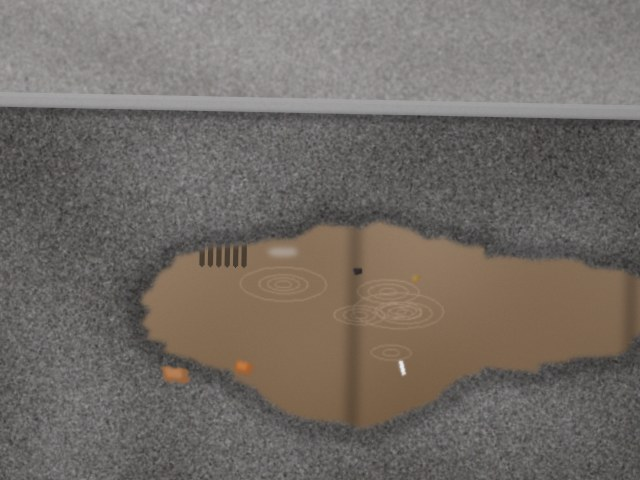
#> input picture backend/sample_data/images/drainage/drainage_01.jpg, 640 x 480 px
$ python -i heuristics.py   (imports and definitions only)
#> lines starting #> are read from the running program, lines starting #| are printed output that depends on the picture; after the words box and inside, x2 and y2 are one past the last pixel; in counts of white or black regions, pixels touching at a corner belong together
#> further down, picture is the input picture: shape (480, 640, 3); mean B, G, R 101.6, 107.8, 114.1
"""Hand-crafted OpenCV features used by the demo vision model (no training, fully deterministic).

Each civic-issue class has one feature function that looks for that issue's typical *visual pattern* and
returns a :class:`FeatureResult` with

* ``score`` (0-1)   - how strongly the pattern is present,
* ``regions``       - pixel boxes of the contours / line networks that produced the score
                      (they become the bounding boxes shown in the UI),
* ``cues``          - the intermediate measurements (useful for the viva and for debugging),
* ``evidence``      - one human sentence describing what was found.

**How cues are combined.** Every measurement is mapped to a 0-1 "truth value" with a linear :func:`ramp`
(e.g. "the rim is brighter than the floor": 0 below a 0.06 brightness difference, 1 above 0.20).
*Essential* cues are multiplied as soft gates, ``t1^w1 * t2^w2 * ...`` (:func:`gates`): if one essential
cue is clearly absent the pattern is rejected, a half-satisfied cue only lowers the score. *Optional* cues
act as bonuses, ``base + (1 - base) * t`` (:func:`bonus`): missing them lowers the score but never vetoes.

The patterns (BUILD_SPEC section 2.1):

=============  =====================================================================================
pothole        dark, irregular, textured blob on grey road with a lighter broken rim
open_manhole   very dark, almost perfectly elliptical hole with a bright metal rim (+ ``HoughCircles``)
road_crack     network of thin, wiggly dark lines (morphological black-hat, then ``HoughLinesP`` segments
               running in many directions)
garbage        many small saturated blobs in many different colour families
fallen_tree    lots of green vegetation low in the frame + an elongated brown trunk lying sideways
streetlight    dark (night) scene + a long vertical pole + no lit lamp near the top of the pole
drainage       large smooth water-coloured (brown / grey-blue / grey) region on the ground
water_leak     a fan of thin bright whitish jets (morphological top-hat) spreading in many directions,
               ideally next to a pipe (long straight parallel edges)
=============  =====================================================================================

All patterns except ``streetlight`` assume a daylight photo: their score is multiplied by a daylight gate
(dark night scenes make sky gradients look like water and building silhouettes like holes).

The functions expect the image resized to 640 px on its longest side (see ``DemoHeuristicModel``), so the
pixel constants below are meaningful.
"""
from __future__ import annotations

import math
from dataclasses import dataclass, field
from functools import cached_property

import cv2
import numpy as np


# ------------------------------------------------------------------------------------------------------
# Small numeric helpers
# ------------------------------------------------------------------------------------------------------
def ramp(x: float, lo: float, hi: float) -> float:
    """Linear 0 -> 1 between ``lo`` and ``hi`` (decreasing when ``lo > hi``), clipped to [0, 1]."""
    if hi == lo:
        return 1.0 if x >= hi else 0.0
    return float(min(1.0, max(0.0, (x - lo) / (hi - lo))))


# [6 lines left out: function gates, not called in this run]


def bonus(value: float, base: float) -> float:
    """Optional cue: ``base`` when absent, 1.0 when fully present."""
    return float(base + (1.0 - base) * max(0.0, min(1.0, value)))


def _kernel(size: int):
    return cv2.getStructuringElement(cv2.MORPH_ELLIPSE, (size, size))


# [6 lines left out: function _union_box, not called in this run]


def _rounded(terms: dict) -> dict:
    return {k: (round(float(v), 3) if isinstance(v, (float, np.floating)) else v) for k, v in terms.items()}


# ------------------------------------------------------------------------------------------------------
# Data structures
# ------------------------------------------------------------------------------------------------------
@dataclass
class Region:
    """A pixel box ``[x1, y1, x2, y2]`` that supports a class, with its own strength (0-1)."""
    box: list
    strength: float
    label: str


@dataclass
class FeatureResult:
    score: float = 0.0
    regions: list = field(default_factory=list)
    cues: dict = field(default_factory=dict)
    evidence: str = ""


class ImageStats:
    """Per-image measurements shared by all feature functions (computed once)."""

    def __init__(self, bgr: np.ndarray):
        self.h, self.w = bgr.shape[:2]
#> self.h = 480; self.w = 640
        self.area = float(self.h * self.w)
#> self.area = 307200
        self.diag = math.hypot(self.h, self.w)
#> self.diag = 800
        self.gray = cv2.cvtColor(bgr, cv2.COLOR_BGR2GRAY)
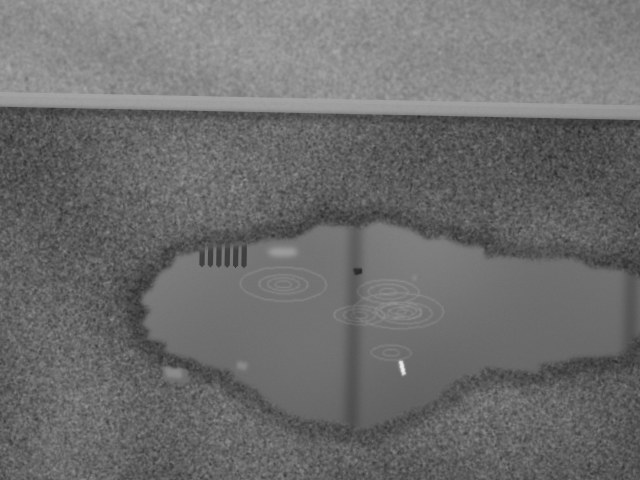
#> self.gray: shape (480, 640); min 40, max 237, mean 108.9
        hsv = cv2.cvtColor(bgr, cv2.COLOR_BGR2HSV)
#> hsv: shape (480, 640, 3); mean H, S, V 29.3, 26, 114.1
        self.hue = hsv[..., 0]                                   # OpenCV hue: 0..179 (2 degrees per unit)
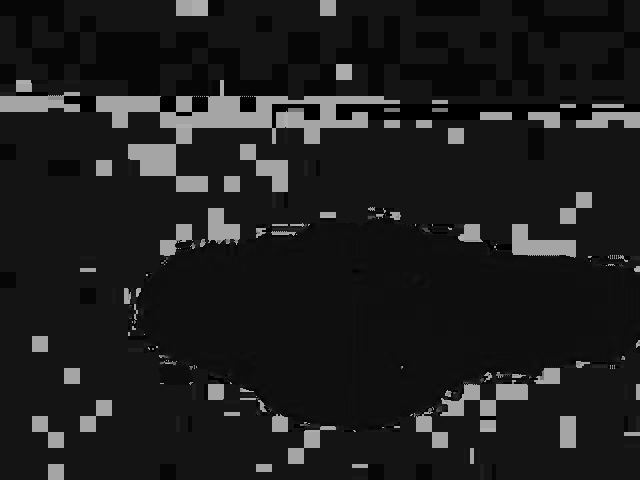
#> self.hue: shape (480, 640); min 0, max 177, mean 29.3
        self.sat = hsv[..., 1].astype(np.float32) / 255.0
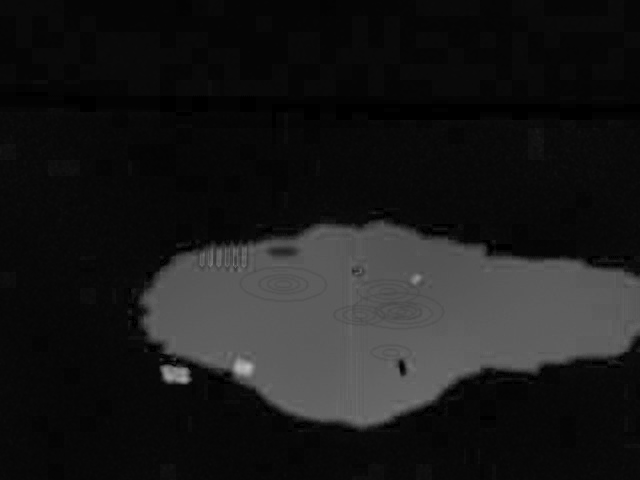
#> self.sat: shape (480, 640) float32; min 0, max 0.737, mean 0.102
        self.val = hsv[..., 2].astype(np.float32) / 255.0
        self.brightness = float(self.gray.mean()) / 255.0
#> self.brightness = 0.427
        #: 1 for daylight photos, 0 for night scenes (mean brightness 0.25 -> 0.15)
        self.daylight = ramp(self.brightness, 0.15, 0.25)
#> self.daylight = 1
        g = self.gray.astype(np.float32)
        mean = cv2.blur(g, (7, 7))
        self.local_std = np.sqrt(np.maximum(cv2.blur(g * g, (7, 7)) - mean * mean, 0.0))
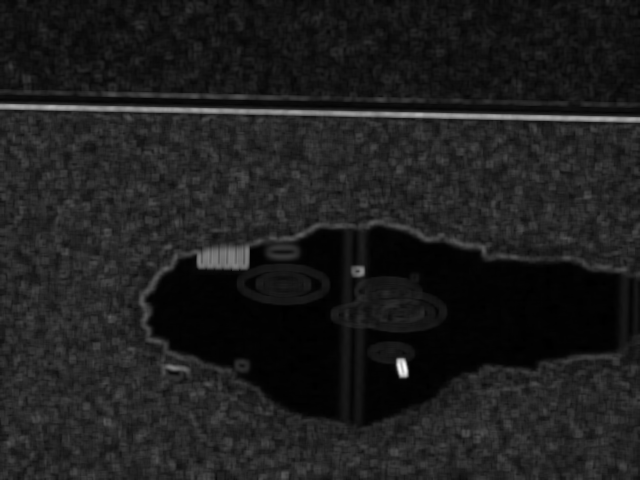
#> self.local_std: shape (480, 640) float32; min 0, max 53.61, mean 6.4; drawn with min black and max white
        # "Ground" reference: median brightness of the low-saturation (grey) pixels in the lower two thirds
        # of the photo - for street photos that is the road or pavement surface.
        lower = slice(self.h // 3, None)
        grey = self.sat[lower] < 0.25
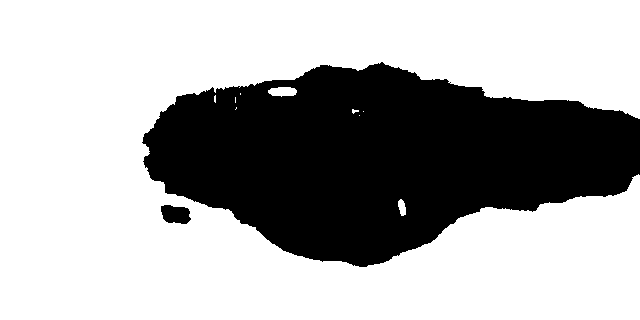
#> grey: shape (320, 640) bool; 67.7% white; 2 black regions, box (x1, y1, x2, y2) and area: (142, 62, 640, 267) 65692, (161, 205, 191, 224) 444
        if grey.mean() > 0.05:
            self.ground_v = float(np.median(self.val[lower][grey]))
#> self.ground_v = 0.376
            self.ground_gray = float(np.median(self.gray[lower][grey]))
#> self.ground_gray = 95
        else:
            self.ground_v = float(np.median(self.val[lower]))
            self.ground_gray = float(np.median(self.gray[lower]))
        self.ground_v = max(self.ground_v, 0.05)
        self.ground_gray = max(self.ground_gray, 12.0)
        # Typical texture of the ground surface (70th percentile of the local std-dev of grey lower pixels).
        # A low-resolution photo that was upscaled for analysis is smoother overall, so smoothness tests
        # compare against this reference instead of an absolute value.
        ground_std = self.local_std[lower][grey] if grey.mean() > 0.05 else self.local_std[lower]
        self.texture_ref = float(np.percentile(ground_std, 70)) if ground_std.size else 0.0
#> self.texture_ref = 9.27

    @cached_property
    def edges(self) -> np.ndarray:
        """Canny edges with thresholds adapted to the image's median brightness ("auto-Canny")."""
        blurred = cv2.GaussianBlur(self.gray, (5, 5), 0)
        median = float(np.median(blurred))
#> median = 105
        lower, upper = max(15.0, 0.66 * median), max(40.0, 1.33 * median)
#> lower = 69.3; upper = 139.7
        return cv2.Canny(blurred, lower, upper)
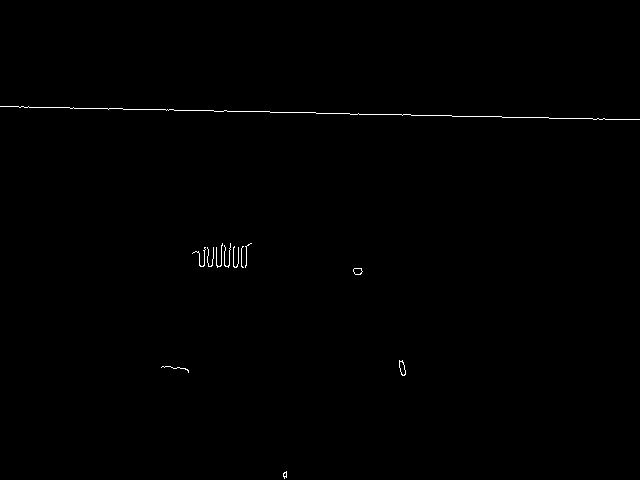
#> returned value: shape (480, 640); 0.34% white in thin lines or dots, all inside (x1, y1, x2, y2) = (0, 106, 640, 479)

    # [28 lines left out: functions long_lines, _contour_mask, _ellipse_iou, not called in this run]


def _ring(mask: np.ndarray, width: int) -> np.ndarray:
    return cv2.dilate(mask, _kernel(2 * width + 1)) - mask


# ======================================================================================================
# Feature functions
# ======================================================================================================
# [527 lines left out: functions pothole_feature, open_manhole_feature, _is_wiggly, road_crack_feature, garbage_feature, fallen_tree_feature and 6 more, not called in this run]


#: Class slug -> feature function (``other`` has no feature: it is the constant baseline).
FEATURES = {
    "pothole": pothole_feature,
    "garbage": garbage_feature,
    "drainage": drainage_feature,
    "streetlight": streetlight_feature,
    "water_leak": water_leak_feature,
    "open_manhole": open_manhole_feature,
    "road_crack": road_crack_feature,
    "fallen_tree": fallen_tree_feature,
}


# [4 lines left out: function extract_features, not called in this run]

>>> import cv2
>>> picture = cv2.imread('../../sample_data/images/drainage/drainage_01.jpg')
#> (the run stopped early here; a loop or call above may not have finished)

$ run again, on backend/sample_data/images/drainage/drainage_02.jpg
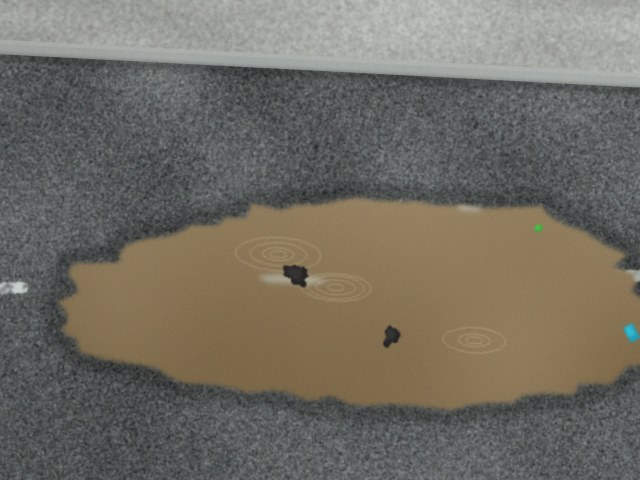
#> input picture backend/sample_data/images/drainage/drainage_02.jpg, 640 x 480 px
#> picture is the input picture: shape (480, 640, 3); mean B, G, R 99.2, 108.8, 113.1
#> hsv: shape (480, 640, 3); mean H, S, V 65.5, 37, 115.7
#> self.brightness = 0.428
#> self.daylight = 1
#> in __init__, `grey = self.sat[lower] < 0.25`:
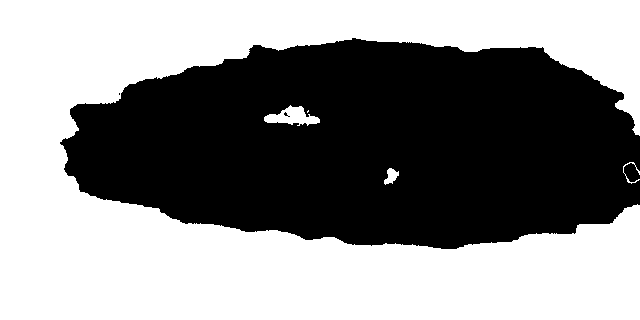
#> grey: shape (320, 640) bool; 54.3% white; 3 black regions (2 under 20 px), largest, box (x1, y1, x2, y2) and area: (60, 38, 640, 249) 93681
#> self.ground_v = 0.349
#> self.ground_gray = 87
#> self.texture_ref = 9.64
#> median = 102
#> lower = 67.32; upper = 135.7
#> in edges, `return cv2.Canny(blurred, lower, upper)`:
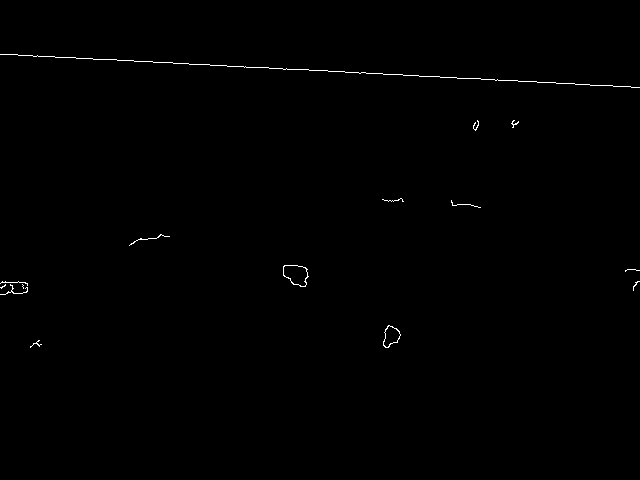
#> returned value: shape (480, 640); 0.36% white in thin lines or dots, all inside (x1, y1, x2, y2) = (0, 54, 640, 348)

$ run again, on backend/sample_data/images/drainage/drainage_03.jpg
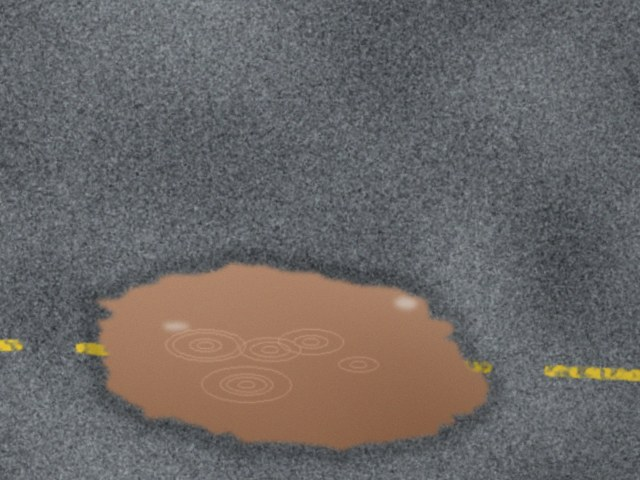
#> input picture backend/sample_data/images/drainage/drainage_03.jpg, 640 x 480 px
#> picture is the input picture: shape (480, 640, 3); mean B, G, R 102, 103.1, 107.6
#> hsv: shape (480, 640, 3); mean H, S, V 89.1, 36.2, 114.2
#> self.brightness = 0.41
#> self.daylight = 1
#> in __init__, `grey = self.sat[lower] < 0.25`:
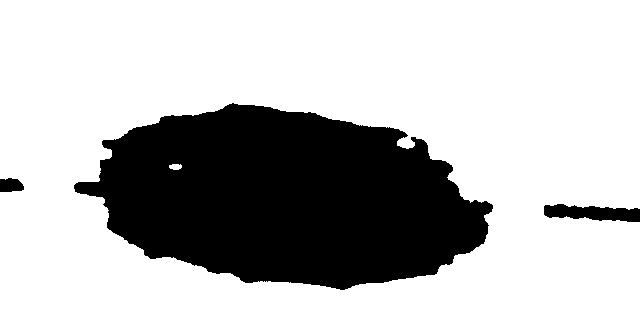
#> grey: shape (320, 640) bool; 73% white; 3 black regions, box (x1, y1, x2, y2) and area: (74, 103, 493, 290) 53918, (544, 204, 640, 222) 1184, (0, 178, 24, 192) 279
#> self.ground_v = 0.408
#> self.ground_gray = 99
#> self.texture_ref = 10.52
#> median = 103
#> lower = 67.98; upper = 137
#> in edges, `return cv2.Canny(blurred, lower, upper)`:
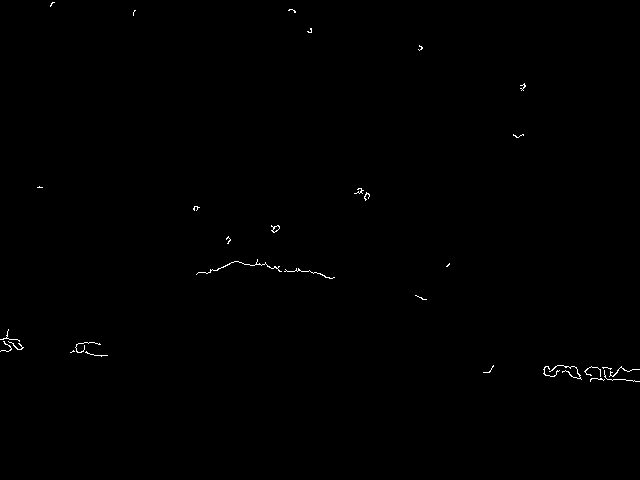
#> returned value: shape (480, 640); 0.28% white in thin lines or dots, all inside (x1, y1, x2, y2) = (0, 2, 640, 382)

$ run again, on backend/sample_data/images/drainage/drainage_04.jpg
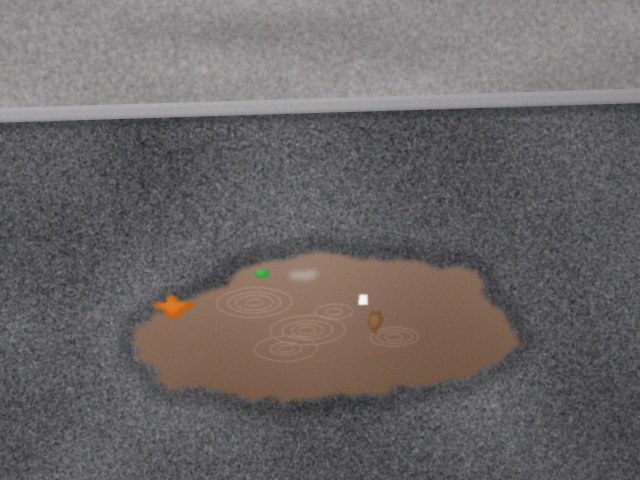
#> input picture backend/sample_data/images/drainage/drainage_04.jpg, 640 x 480 px
#> picture is the input picture: shape (480, 640, 3); mean B, G, R 102.7, 102.3, 107.3
#> hsv: shape (480, 640, 3); mean H, S, V 114.9, 21.2, 109.6
#> self.brightness = 0.407
#> self.daylight = 1
#> in __init__, `grey = self.sat[lower] < 0.25`:
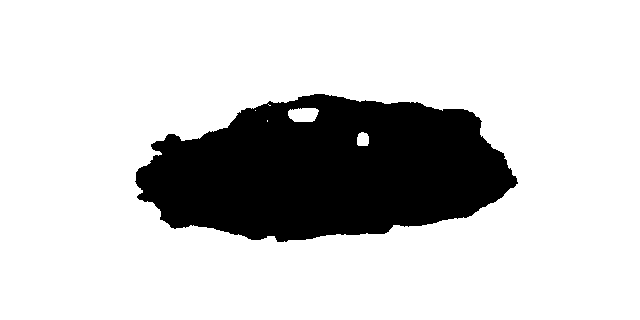
#> grey: shape (320, 640) bool; 80.3% white; 1 black region, box (x1, y1, x2, y2) and area: (135, 94, 518, 242) 40426
#> self.ground_v = 0.357
#> self.ground_gray = 88
#> self.texture_ref = 9.31
#> median = 95
#> lower = 62.7; upper = 126.4
#> in edges, `return cv2.Canny(blurred, lower, upper)`:
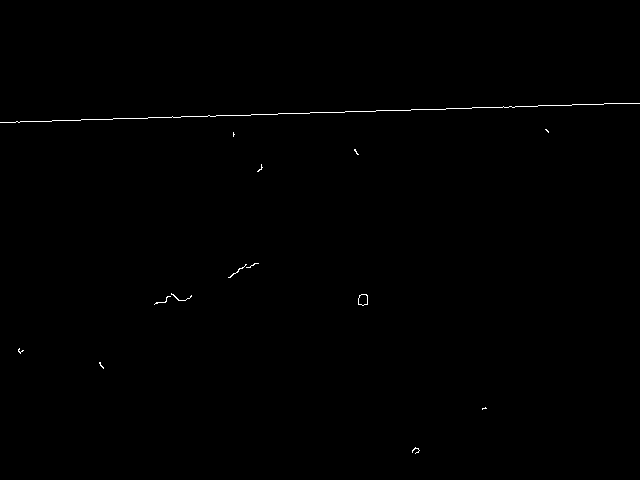
#> returned value: shape (480, 640); 0.28% white in thin lines or dots, all inside (x1, y1, x2, y2) = (0, 103, 640, 454)
